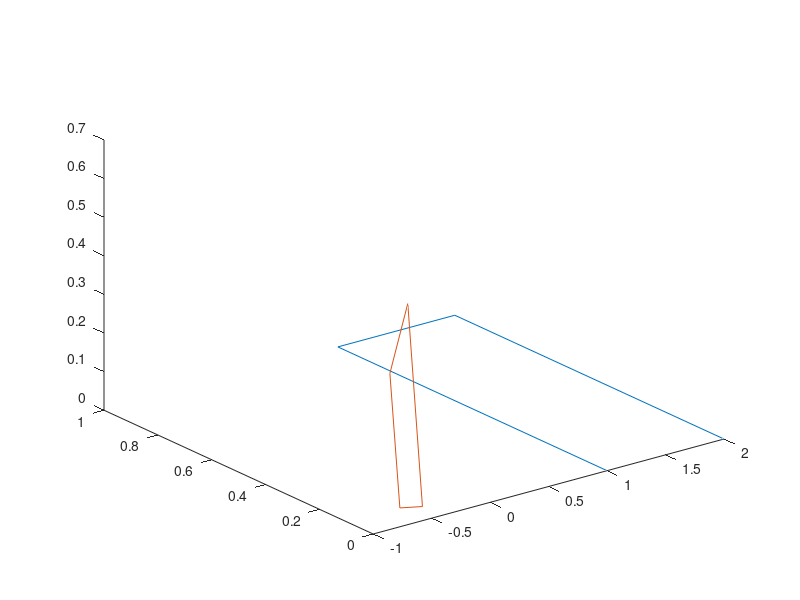

Write the MATLAB code that produced this figure.
MathematicaP2 = [-0.996852	0.0697391	0.0377229	0.999388
0.0457901	0.117957	0.991962	-0.0349693
-0.0647289	-0.990567	0.120779	-0.00120798
0 0 0 1];

a=[1; 0; 0; 1];
b=[2; 0; 0; 1];
c=[2; 1; 0; 1];
d=[1; 1; 0; 1];
%e=[0; 0; 4; 1];
%f=[1; 0; 4; 1];
%g=[1; 1; 4; 1];
%h=[0; 1; 4; 1];

PL1 = [a b c d];

Test=zeros(4, 4);

s= a.'*MathematicaP2;

for i=1:4
Test(:,i) = PL1(:,i).'*MathematicaP2;
Test(:,i) = Test(:,i)/Test(4,i);
end

plot3([PL1(1,:),PL1(1,1)],[PL1(2,:),PL1(2,1)],[PL1(3,:),PL1(3,1)]);hold on
plot3([Test(1,:),Test(1,1)],[Test(2,:),Test(2,1)],[Test(3,:),Test(3,1)]);